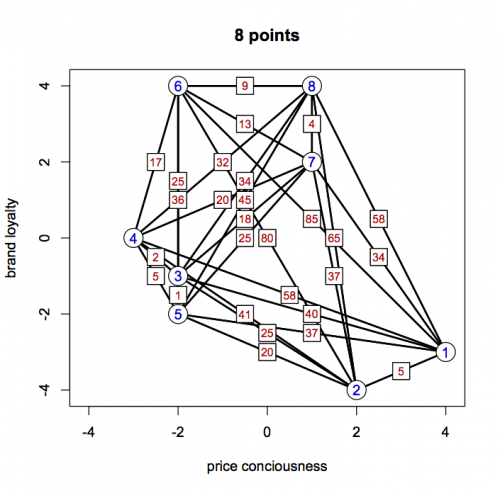

Write the R code that produced this figure.
# clear cache and close windows
graphics.off()
rm(list=ls(all=TRUE))

# define eight points, compute distance matrix
eight        = cbind(c(-3,-2,-2,-2,1,1,2,4),c(0,4,-1,-2,4,2,-4,-3))
eight        = eight[c(8,7,3,1,4,2,6,5),]
dist_eight   = (as.matrix(dist(eight, method = "euclidian")))^2

dev.new()
# plot eight points using average linkage
par(mfrow = c(1, 1),cex=1)

plot(eight, pch=16, xlab="price conciousness",ylab="brand loyalty",main="8 points",
     xlim=c(-4.1,4.1),ylim=c(-4.1,4.1))

# Plot Lines
for (i in 1:8){
  for (j in 1:8){
    segments(eight[i,1],eight[i,2 ],eight[j,1 ],eight[j,2],lwd=2,"black")
  }
}

# Plot Distances
for (i in 1:8){
  for (j in 1:8){
    if (i!=j){
      points((eight[i,1]+eight[j,1])/2, (eight[i,2]+eight[j,2])/2, pch=22, cex=3, bg="white")
      text((eight[i,1]+eight[j,1])/2, (eight[i,2]+eight[j,2])/2 ,
           dist_eight[i,j],col="red3", cex = 0.8)     
    }
  }
}

# Plot Nodes
points(eight, pch=21, cex=3, bg="white")
text(eight[,1],eight[,2],as.character(1:8),col="blue3",cex=1)
